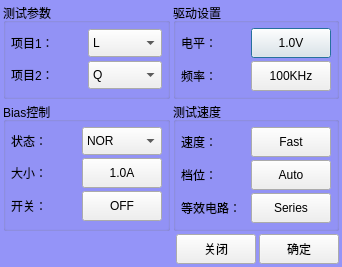
<?xml version="1.0" encoding="UTF-8"?>
<ui version="4.0">
 <class>clsWK3260</class>
 <widget class="QDialog" name="clsWK3260">
  <property name="geometry">
   <rect>
    <x>0</x>
    <y>0</y>
    <width>342</width>
    <height>259</height>
   </rect>
  </property>
  <property name="windowTitle">
   <string>设置测试参数</string>
  </property>
  <property name="windowIcon">
   <iconset resource="myIcon.qrc">
    <normaloff>:/Icon/Icons/wk.ico</normaloff>:/Icon/Icons/wk.ico</iconset>
  </property>
  <property name="styleSheet">
   <string notr="true">QDialog
{
	
	font: 12pt &quot;楷体&quot;;
	background-color: rgb(148, 148, 248);
}
</string>
  </property>
  <layout class="QGridLayout" name="gridLayout_5">
   <property name="leftMargin">
    <number>3</number>
   </property>
   <property name="topMargin">
    <number>3</number>
   </property>
   <property name="rightMargin">
    <number>3</number>
   </property>
   <property name="bottomMargin">
    <number>3</number>
   </property>
   <property name="spacing">
    <number>3</number>
   </property>
   <item row="0" column="0">
    <widget class="QGroupBox" name="groupBox">
     <property name="styleSheet">
      <string notr="true">font: 75 12pt &quot;楷体&quot;;</string>
     </property>
     <property name="title">
      <string>测试参数</string>
     </property>
     <layout class="QGridLayout" name="gridLayout">
      <property name="leftMargin">
       <number>5</number>
      </property>
      <property name="topMargin">
       <number>5</number>
      </property>
      <property name="rightMargin">
       <number>5</number>
      </property>
      <property name="bottomMargin">
       <number>5</number>
      </property>
      <property name="spacing">
       <number>3</number>
      </property>
      <item row="0" column="1">
       <widget class="QComboBox" name="cmbItem1">
        <property name="minimumSize">
         <size>
          <width>0</width>
          <height>28</height>
         </size>
        </property>
        <item>
         <property name="text">
          <string>L</string>
         </property>
        </item>
        <item>
         <property name="text">
          <string>C</string>
         </property>
        </item>
        <item>
         <property name="text">
          <string>Z</string>
         </property>
        </item>
       </widget>
      </item>
      <item row="1" column="1">
       <widget class="QComboBox" name="cmbItem2">
        <property name="minimumSize">
         <size>
          <width>28</width>
          <height>28</height>
         </size>
        </property>
        <item>
         <property name="text">
          <string>Q</string>
         </property>
        </item>
        <item>
         <property name="text">
          <string>D</string>
         </property>
        </item>
        <item>
         <property name="text">
          <string>R</string>
         </property>
        </item>
       </widget>
      </item>
      <item row="1" column="0">
       <widget class="QLabel" name="label_2">
        <property name="text">
         <string>项目2：</string>
        </property>
       </widget>
      </item>
      <item row="0" column="0">
       <widget class="QLabel" name="label">
        <property name="text">
         <string>项目1：</string>
        </property>
       </widget>
      </item>
     </layout>
    </widget>
   </item>
   <item row="0" column="1">
    <widget class="QGroupBox" name="groupBox_3">
     <property name="styleSheet">
      <string notr="true">font: 75 12pt &quot;楷体&quot;;</string>
     </property>
     <property name="title">
      <string>驱动设置</string>
     </property>
     <layout class="QGridLayout" name="gridLayout_3">
      <property name="leftMargin">
       <number>5</number>
      </property>
      <property name="topMargin">
       <number>5</number>
      </property>
      <property name="rightMargin">
       <number>5</number>
      </property>
      <property name="bottomMargin">
       <number>5</number>
      </property>
      <property name="spacing">
       <number>3</number>
      </property>
      <item row="0" column="0">
       <widget class="QLabel" name="label_6">
        <property name="text">
         <string>电平：</string>
        </property>
       </widget>
      </item>
      <item row="0" column="1">
       <widget class="QPushButton" name="btnLevel">
        <property name="minimumSize">
         <size>
          <width>0</width>
          <height>30</height>
         </size>
        </property>
        <property name="text">
         <string>1.0V</string>
        </property>
       </widget>
      </item>
      <item row="1" column="0">
       <widget class="QLabel" name="label_7">
        <property name="text">
         <string>频率：</string>
        </property>
       </widget>
      </item>
      <item row="1" column="1">
       <widget class="QPushButton" name="btnFreq">
        <property name="minimumSize">
         <size>
          <width>0</width>
          <height>30</height>
         </size>
        </property>
        <property name="text">
         <string>100KHz</string>
        </property>
       </widget>
      </item>
     </layout>
    </widget>
   </item>
   <item row="1" column="0">
    <widget class="QGroupBox" name="groupBox_2">
     <property name="styleSheet">
      <string notr="true">font: 75 12pt &quot;楷体&quot;;</string>
     </property>
     <property name="title">
      <string>Bias控制</string>
     </property>
     <layout class="QGridLayout" name="gridLayout_2">
      <property name="leftMargin">
       <number>5</number>
      </property>
      <property name="topMargin">
       <number>5</number>
      </property>
      <property name="rightMargin">
       <number>5</number>
      </property>
      <property name="bottomMargin">
       <number>5</number>
      </property>
      <property name="verticalSpacing">
       <number>3</number>
      </property>
      <item row="0" column="0">
       <widget class="QLabel" name="label_3">
        <property name="text">
         <string>状态：</string>
        </property>
       </widget>
      </item>
      <item row="0" column="1">
       <widget class="QComboBox" name="cmbStatus">
        <property name="minimumSize">
         <size>
          <width>0</width>
          <height>28</height>
         </size>
        </property>
        <item>
         <property name="text">
          <string>NOR</string>
         </property>
        </item>
        <item>
         <property name="text">
          <string>BOOST</string>
         </property>
        </item>
       </widget>
      </item>
      <item row="1" column="0">
       <widget class="QLabel" name="label_4">
        <property name="text">
         <string>大小：</string>
        </property>
       </widget>
      </item>
      <item row="1" column="1">
       <widget class="QPushButton" name="btnBias">
        <property name="minimumSize">
         <size>
          <width>0</width>
          <height>30</height>
         </size>
        </property>
        <property name="text">
         <string>1.0A</string>
        </property>
       </widget>
      </item>
      <item row="2" column="0">
       <widget class="QLabel" name="label_5">
        <property name="text">
         <string>开关：</string>
        </property>
       </widget>
      </item>
      <item row="2" column="1">
       <widget class="QPushButton" name="btnSwitch">
        <property name="minimumSize">
         <size>
          <width>0</width>
          <height>30</height>
         </size>
        </property>
        <property name="text">
         <string>OFF</string>
        </property>
       </widget>
      </item>
     </layout>
    </widget>
   </item>
   <item row="1" column="1">
    <widget class="QGroupBox" name="groupBox_4">
     <property name="styleSheet">
      <string notr="true">font: 75 12pt &quot;楷体&quot;;</string>
     </property>
     <property name="title">
      <string>测试速度</string>
     </property>
     <layout class="QGridLayout" name="gridLayout_4">
      <property name="leftMargin">
       <number>5</number>
      </property>
      <property name="topMargin">
       <number>5</number>
      </property>
      <property name="rightMargin">
       <number>5</number>
      </property>
      <property name="bottomMargin">
       <number>5</number>
      </property>
      <property name="verticalSpacing">
       <number>3</number>
      </property>
      <item row="0" column="0">
       <widget class="QLabel" name="label_8">
        <property name="text">
         <string>速度：</string>
        </property>
       </widget>
      </item>
      <item row="0" column="1">
       <widget class="QPushButton" name="btnSpeed">
        <property name="minimumSize">
         <size>
          <width>0</width>
          <height>30</height>
         </size>
        </property>
        <property name="text">
         <string>Fast</string>
        </property>
       </widget>
      </item>
      <item row="1" column="0">
       <widget class="QLabel" name="label_9">
        <property name="text">
         <string>档位：</string>
        </property>
       </widget>
      </item>
      <item row="1" column="1">
       <widget class="QPushButton" name="btnRange">
        <property name="minimumSize">
         <size>
          <width>0</width>
          <height>30</height>
         </size>
        </property>
        <property name="text">
         <string>Auto</string>
        </property>
       </widget>
      </item>
      <item row="2" column="0">
       <widget class="QLabel" name="label_10">
        <property name="text">
         <string>等效电路：</string>
        </property>
       </widget>
      </item>
      <item row="2" column="1">
       <widget class="QPushButton" name="btnEqucct">
        <property name="minimumSize">
         <size>
          <width>0</width>
          <height>30</height>
         </size>
        </property>
        <property name="text">
         <string>Series</string>
        </property>
       </widget>
      </item>
     </layout>
    </widget>
   </item>
   <item row="2" column="0" colspan="2">
    <layout class="QHBoxLayout" name="horizontalLayout">
     <item>
      <spacer name="horizontalSpacer">
       <property name="orientation">
        <enum>Qt::Horizontal</enum>
       </property>
       <property name="sizeHint" stdset="0">
        <size>
         <width>40</width>
         <height>20</height>
        </size>
       </property>
      </spacer>
     </item>
     <item>
      <widget class="QPushButton" name="btnCancel">
       <property name="minimumSize">
        <size>
         <width>0</width>
         <height>30</height>
        </size>
       </property>
       <property name="styleSheet">
        <string notr="true">font: 75 12pt &quot;楷体&quot;;</string>
       </property>
       <property name="text">
        <string>关闭</string>
       </property>
      </widget>
     </item>
     <item>
      <widget class="QPushButton" name="btnOK">
       <property name="minimumSize">
        <size>
         <width>0</width>
         <height>30</height>
        </size>
       </property>
       <property name="styleSheet">
        <string notr="true">font: 75 12pt &quot;楷体&quot;;</string>
       </property>
       <property name="text">
        <string>确定</string>
       </property>
      </widget>
     </item>
    </layout>
   </item>
  </layout>
 </widget>
 <resources>
  <include location="myIcon.qrc"/>
 </resources>
 <connections/>
</ui>
